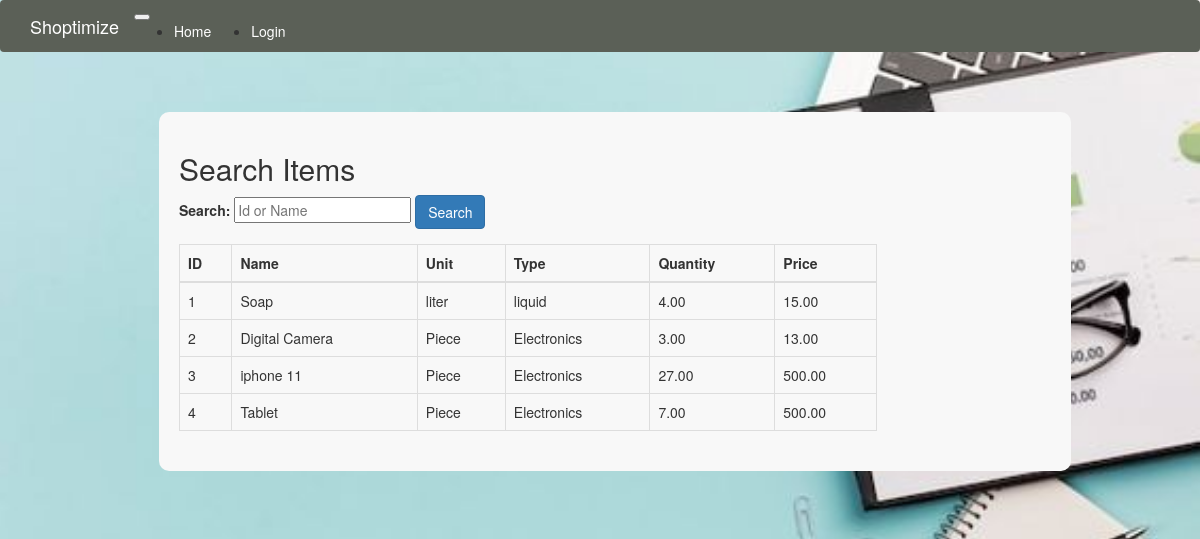
/search_items, run on the app's committed database.
### app/models.py (models this page shows, shortened)
class Item(db.Model):
    id = db.Column(db.Integer, primary_key=True)
    name = db.Column(db.String(140))
    date = db.Column(db.DateTime, index=True, default=datetime.utcnow)
    unit = db.Column(db.String(140))
    type = db.Column(db.String(140))
    quantity=db.Column(db.Numeric(10, 2))
    price = db.Column(db.Numeric(10, 2))
    cost_price = db.Column(db.Numeric(10, 2))
    sold_items = db.relationship('Sold',backref='item',lazy='dynamic')

### app/routes.py (the view)
@app.route('/search_items', methods=['GET', 'POST'])
def search_items():
    form = SearchForm()
    items = Item.query
    if form.validate_on_submit():
        search_query = form.search.data
        if search_query.isdigit():
            items = items.filter(Item.id == int(search_query))
        else:
            items = items.filter(Item.name.ilike(f'%{search_query}%'))
    items = items.all()
    return render_template('search_items.html', title='Search Items', form=form, items=items)

### app/forms.py
class SearchForm(FlaskForm):
    search = StringField('Search', validators=[DataRequired()], render_kw={"placeholder": "Id or Name"})
    submit = SubmitField('Search')

### app/templates/search_items.html (shortened to what this page needs)
{% extends 'base.html' %}
{% block app_content %}
    <div class="container">
        <div style="background-color: #f8f8f8; padding: 20px; border-radius: 10px; width: 80%; margin: 20px auto;">
            <h2>{{ title }}</h2>
            <form method="post" action="{{ url_for('sales_and_profit') }}">
                <div class="form-group">
                    <label for="search">Search:</label>
                    <input type="text" id="search" name="search" placeholder="Id or Name" {% if form.search.data is not none %}value="{{ form.search.data }}"{% endif %}>
                    <button type="submit" class="btn btn-primary">Search</button>
                </div>
            </form>
            <table class="table table-bordered" style="width: 80%;">
                <thead class="thead-light">
                    <tr>
                        <th>ID</th>
                        <th>Name</th>
                        <th>Unit</th>
                        <th>Type</th>
                        <th>Quantity</th>
                        <th>Price</th>
                    </tr>
                </thead>
                <tbody>
                    {% for item in items %}
                        <tr>
                            <td>{{ item.id }}</td>
                            <td>{{ item.name }}</td>
                            <td>{{ item.unit}}</td>
                            <td>{{ item.type}}</td>
                            <td>{{ item.quantity }}</td>
                            <td>{{ item.price }}</td>
                        </tr>
                    {% endfor %}
                </tbody>
            </table>
        </div>
    </div>
{% endblock %}

### data on the page
Item: id "1", name "Soap", unit "liter", type "liquid", quantity "4.00", price "15.00"
Item: id "2", name "Digital Camera", unit "Piece", type "Electronics", quantity "3.00", price "13.00"
Item: id "3", name "iphone 11", unit "Piece", type "Electronics", quantity "27.00", price "500.00"
Item: id "4", name "Tablet", unit "Piece", type "Electronics", quantity "7.00", price "500.00"

### other printed values
{{ title }} "Search Items"
